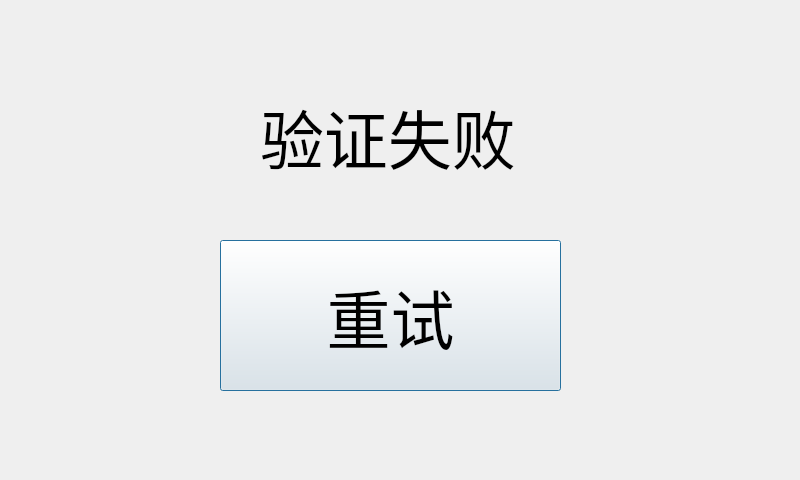
<?xml version="1.0" encoding="UTF-8"?>
<ui version="4.0">
 <class>Dialog</class>
 <widget class="QDialog" name="Dialog">
  <property name="geometry">
   <rect>
    <x>0</x>
    <y>0</y>
    <width>800</width>
    <height>480</height>
   </rect>
  </property>
  <property name="windowTitle">
   <string>Failed</string>
  </property>
  <property name="windowOpacity">
   <double>0.900000000000000</double>
  </property>
  <property name="autoFillBackground">
   <bool>true</bool>
  </property>
  <widget class="QLabel" name="text">
   <property name="geometry">
    <rect>
     <x>260</x>
     <y>80</y>
     <width>261</width>
     <height>111</height>
    </rect>
   </property>
   <property name="font">
    <font>
     <family>萝莉体</family>
     <pointsize>48</pointsize>
    </font>
   </property>
   <property name="text">
    <string>验证失败</string>
   </property>
  </widget>
  <widget class="QPushButton" name="pushButton">
   <property name="geometry">
    <rect>
     <x>220</x>
     <y>240</y>
     <width>341</width>
     <height>151</height>
    </rect>
   </property>
   <property name="font">
    <font>
     <family>萝莉体</family>
     <pointsize>48</pointsize>
    </font>
   </property>
   <property name="text">
    <string>重试</string>
   </property>
  </widget>
 </widget>
 <resources/>
 <connections>
  <connection>
   <sender>pushButton</sender>
   <signal>released()</signal>
   <receiver>Dialog</receiver>
   <slot>close()</slot>
   <hints>
    <hint type="sourcelabel">
     <x>323</x>
     <y>285</y>
    </hint>
    <hint type="destinationlabel">
     <x>45</x>
     <y>115</y>
    </hint>
   </hints>
  </connection>
 </connections>
</ui>
